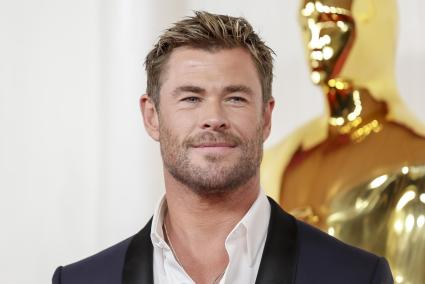
#> input picture face recognition LBPH/train/Chris Hemsworth/1.jpg, 425 x 284 px, found by its file name; its folder holds only this picture in this run
$ python face_train.py
#> lines starting #> are read from the running program, lines starting #| are printed output that depends on the picture
import os
import cv2 as cv
import numpy as np

# List of people (folder names inside the training directory)
people = ['Chris Hemsworth', 'Leonardo Dicaprio', 'Tom Cruise', 'Will Smith']

# Path to training data directory
DIR = r'***path***\face recognition LBPH\train'

# Load Haar Cascade face detector
haar_cascade = cv.CascadeClassifier('haar_face.xml')

# Lists to hold the face data and corresponding labels
features = []
labels = []

def create_train():
    """
    Reads each image from each person's folder,
    detects the face using Haar Cascade,
    and stores the face ROI and label in the features and labels lists.
    """
    for person in people:
        path = os.path.join(DIR, person)
        label = people.index(person)  # Numeric label for the person

        for img_name in os.listdir(path):
            img_path = os.path.join(path, img_name)

            # Load image and convert to grayscale
            img_array = cv.imread(img_path)
#> img_array is the input picture: shape (284, 425, 3); mean B, G, R 151.2, 168.8, 185.3
            if img_array is None:
                continue  # Skip unreadable files

            gray = cv.cvtColor(img_array, cv.COLOR_BGR2GRAY)
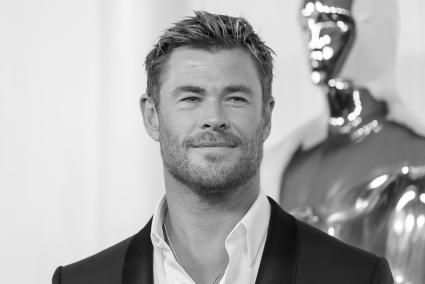
#> gray: shape (284, 425); min 2, max 255, mean 171.8

            # Detect face(s) in the image
            faces_rect = haar_cascade.detectMultiScale(gray, scaleFactor=1.1, minNeighbors=4)
#> faces_rect = [[148, 45, 130, 130]]

            # Extract and store the region of interest (ROI) for each detected face
            for (x, y, w, h) in faces_rect:
                faces_roi = gray[y:y+h, x:x+w]
                features.append(faces_roi)
                labels.append(label)
#> this loop made 1 pass
#> pass 1, in create_train, `faces_roi = gray[y:y+h, x:x+w]`:
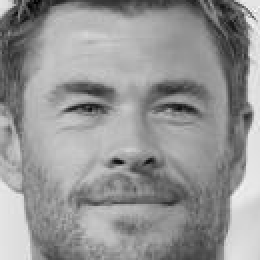
#> faces_roi: shape (130, 130) (shown 2 times larger); min 2, max 252, mean 148.6
#> after the loop, features = 1 item; labels = [0]
#> pass 2 of the loop in create_train, `for person in people:`:
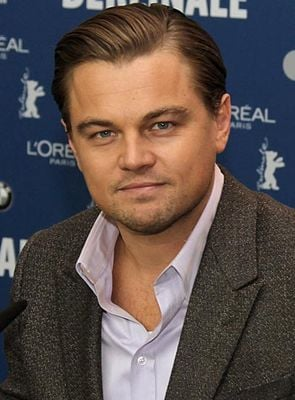
#> input picture face recognition LBPH/train/Leonardo Dicaprio/20426137.jpg, 295 x 400 px, found by its file name
#> in create_train, img_array is the input picture: shape (400, 295, 3); mean B, G, R 76.8, 80.4, 93
#> in create_train, `gray = cv.cvtColor(img_array, cv.COLOR_BGR2GRAY)`:
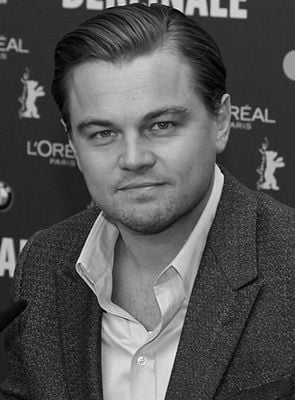
#> gray: shape (400, 295); min 0, max 253, mean 83.8
#> faces_rect = [[10, 311, 53, 53], [96, 324, 71, 71], [56, 69, 155, 155]]
#> the loop in create_train, `for (x, y, w, h) in faces_rect:` made 3 passes
#> pass 3, in create_train, `faces_roi = gray[y:y+h, x:x+w]`:
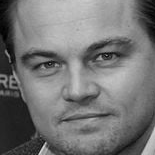
#> faces_roi: shape (155, 155); min 1, max 217, mean 116.8
#> after the loop in create_train, `for (x, y, w, h) in faces_rect:`: features = 4 items; labels = [0, 1, 1, 1]

# Run training data creation
#> (the run stopped early here; a loop or call above may not have finished)
